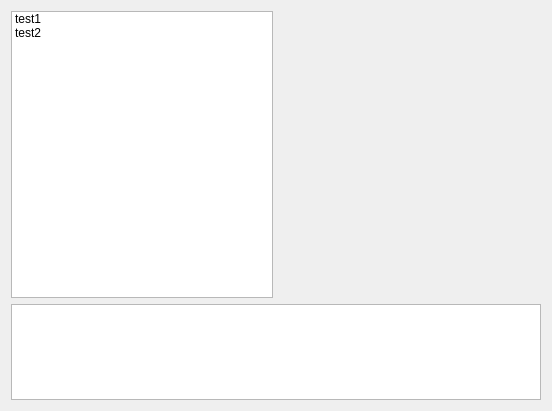
<?xml version="1.0" encoding="UTF-8"?>
<ui version="4.0">
 <class>Widget</class>
 <widget class="QWidget" name="Widget">
  <property name="geometry">
   <rect>
    <x>0</x>
    <y>0</y>
    <width>552</width>
    <height>411</height>
   </rect>
  </property>
  <property name="windowTitle">
   <string>Widget</string>
  </property>
  <layout class="QVBoxLayout" name="verticalLayout" stretch="3,1">
   <item>
    <layout class="QHBoxLayout" name="horizontalLayout" stretch="1,1">
     <item>
      <widget class="QListWidget" name="listWidget">
       <item>
        <property name="text">
         <string>test1</string>
        </property>
       </item>
       <item>
        <property name="text">
         <string>test2</string>
        </property>
       </item>
      </widget>
     </item>
     <item>
      <widget class="QtTreePropertyBrowser" name="propertyBrowser" native="true"/>
     </item>
    </layout>
   </item>
   <item>
    <widget class="QListWidget" name="listWidget_2"/>
   </item>
  </layout>
 </widget>
 <customwidgets>
  <customwidget>
   <class>QtTreePropertyBrowser</class>
   <extends>QWidget</extends>
   <header>qtpropertybrowser/qtvariantproperty.h</header>
   <container>1</container>
  </customwidget>
 </customwidgets>
 <resources/>
 <connections/>
</ui>
